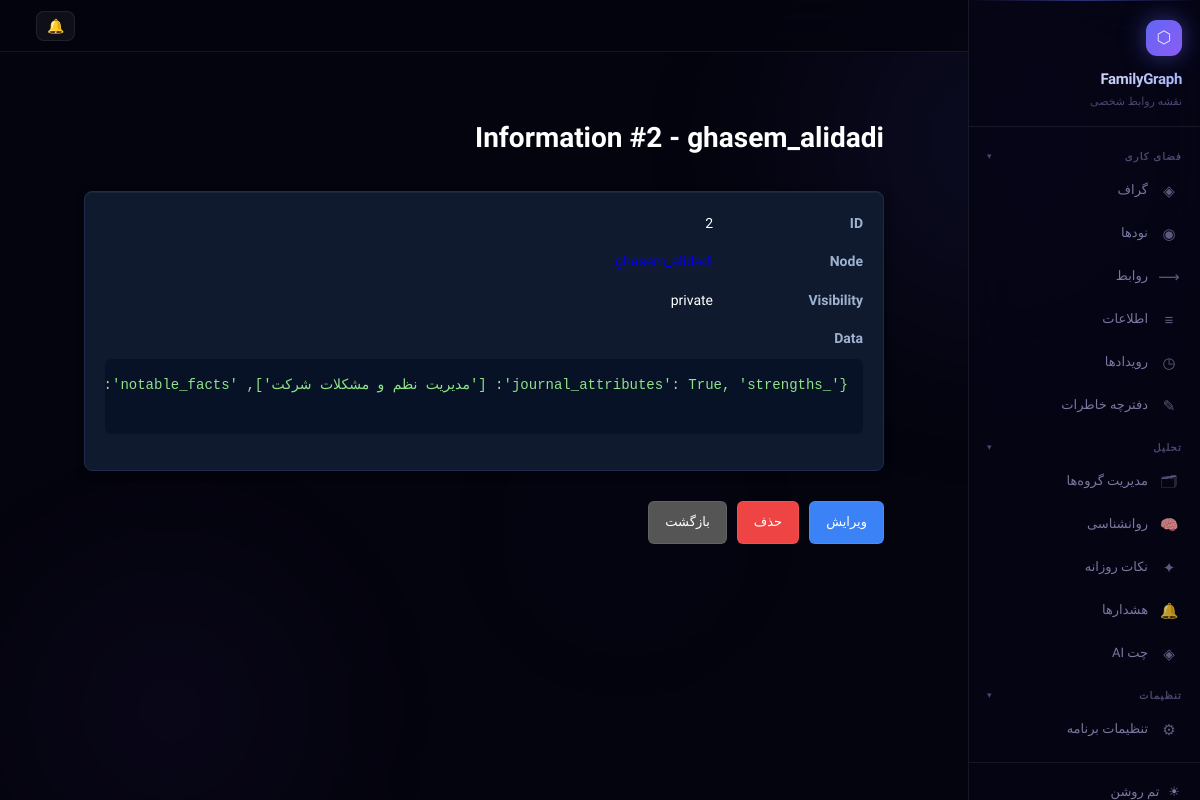
The app's page /informations/2/ with its own data.
### main/models.py (models this page shows, shortened)
class Information(models.Model):
    VISIBILITY_CHOICES = [
        ('public', 'Everyone can see'),
        ('shared', 'Someone can see'),
        ('private', 'Nobody'),
    ]
    node = models.ForeignKey(
        Node,
        on_delete=models.PROTECT,
        related_name='informations'
    )
    visibility = models.CharField(
        max_length=10,
        choices=VISIBILITY_CHOICES,
        default='private'
    )
    data = models.JSONField(blank=True, null=True)

class Node(models.Model):
    username   = models.CharField(max_length=100, unique=True)
    first_name = models.CharField(max_length=100, blank=True, verbose_name='نام')
    last_name  = models.CharField(max_length=100, blank=True, verbose_name='نام خانوادگی')
    nickname   = models.CharField(max_length=100, blank=True, verbose_name='لقب / اسم مستعار')
    picture    = models.ImageField(upload_to="media/", blank=True, null=True)
    name       = models.CharField(max_length=200, blank=True)   # legacy — kept for compat
    birth_day  = models.DateField(blank=True, null=True)
    career     = models.CharField(max_length=200, blank=True)
    phone_number = models.CharField(max_length=20, blank=True)
    group      = models.CharField(max_length=100, blank=True, verbose_name='گروه (قدیمی)',
                                  help_text='legacy — از groups استفاده کن')
    groups     = models.ManyToManyField(Group, blank=True, related_name='nodes',
                                        verbose_name='گروه‌ها')
    class Meta:
        ordering = ['username']

### main/views.py (the view)
# urls.py: path('informations/<int:pk>/', InformationDetailView.as_view(), name='information_detail'),
class InformationDetailView(DetailView):
    model = Information
    template_name = 'informations/information_detail.html'

### templates/informations/information_detail.html (shortened to what this page needs)
{% extends "base.html" %}
{% block content %}
<div class="container">
	<h2 class="title">
		Information #{{ object.id }} - {{ object.node.username }}
	</h2>
	<div class="card">
		<div class="row">
			<div class="label">
				ID
			</div>
			<div class="value">
				{{ object.id }}
			</div>
		</div>
		<div class="row">
			<div class="label">
				Node
			</div>
			<div class="value">
				<a href="{% url 'node_detail' object.node.id %}">
				</a>
			</div>
		</div>
		<div class="row">
			<div class="label">
				Visibility
			</div>
			<div class="value">
				{{ object.visibility }}
			</div>
		</div>
		<div class="row data-row">
			<div class="label">
				Data
			</div>
			<pre class="json">
{{ object.data|safe }}
			</pre>
		</div>
	</div>
	<div class="actions">
		<a
			href="{% url 'information_update' object.id %}"
			class="btn edit"
		>
			ویرایش
		</a>
		<a
			href="{% url 'information_delete' object.id %}"
			class="btn delete"
		>
			حذف
		</a>
		<a
			href="{% url 'information_list' %}"
			class="btn back"
		>
			بازگشت
		</a>
	</div>
</div>
{% endblock %}

### templates/informations/information_detail.html (style rules this page uses)
.container { width:90%; max-width:800px; margin:auto; margin-top:40px; color:white; }
.title { font-size:28px; margin-bottom:30px; }
.card { background:#0f1a2e; border:1px solid #1d2c4d; border-radius:8px; padding:20px; }
.row { display:flex; margin-bottom:16px; }
.label { width:150px; color:#9fb3d1; font-weight:bold; }
.value { flex:1; }
.data-row { flex-direction:column; }
.json { background:#081226; padding:15px; border-radius:6px; overflow:auto; color:#8fe388; margin-top:10px; }
.actions { margin-top:30px; display:flex; gap:10px; }
.btn { padding:10px 16px; border-radius:6px; text-decoration:none; color:white; }
.edit { background:#3b82f6; }
.delete { background:#ef4444; }
.back { background:#555; }

### records on screen
Information: id "2", node.username "ghasem_alidadi", visibility "private", data "{'_journal_attributes': True, 'strengths': ['مدیریت نظم و مشکلات شرکت'], 'notable_facts':…"
